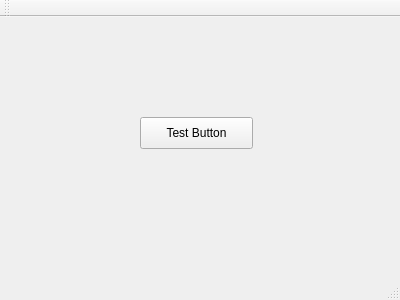
<?xml version="1.0" encoding="UTF-8"?>
<ui version="4.0">
 <class>MainWindow</class>
 <widget class="QMainWindow" name="MainWindow">
  <property name="geometry">
   <rect>
    <x>0</x>
    <y>0</y>
    <width>400</width>
    <height>300</height>
   </rect>
  </property>
  <property name="windowTitle">
   <string>MainWindow</string>
  </property>
  <widget class="QWidget" name="centralWidget">
   <widget class="QPushButton" name="pushButton">
    <property name="geometry">
     <rect>
      <x>140</x>
      <y>100</y>
      <width>113</width>
      <height>32</height>
     </rect>
    </property>
    <property name="text">
     <string>Test Button</string>
    </property>
   </widget>
  </widget>
  <widget class="QMenuBar" name="menuBar">
   <property name="geometry">
    <rect>
     <x>0</x>
     <y>0</y>
     <width>400</width>
     <height>22</height>
    </rect>
   </property>
  </widget>
  <widget class="QToolBar" name="mainToolBar">
   <attribute name="toolBarArea">
    <enum>TopToolBarArea</enum>
   </attribute>
   <attribute name="toolBarBreak">
    <bool>false</bool>
   </attribute>
  </widget>
  <widget class="QStatusBar" name="statusBar"/>
 </widget>
 <layoutdefault spacing="6" margin="11"/>
 <resources/>
 <connections/>
</ui>
